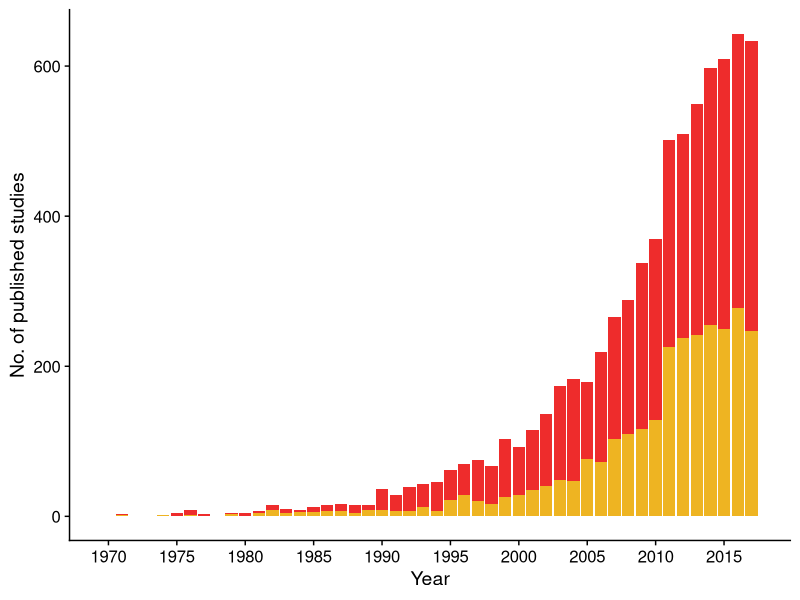

Write R code to recreate this figure. (Note: this script raises an error after producing the figure.)
library(tidyverse)
library(readxl)

dt <- read_excel("input/ch_intro/physiol_count.xlsx", skip = 2) %>%
  select(-4) %>%
  # gather(type,count, total:phys) %>%
  print


# pcounts_plot <- ggplot(dt) +
#   geom_bar(aes(year, count, fill = type), stat = "identity") +
#   scale_x_continuous(breaks = scales::pretty_breaks(n = 10)) +
#   xlab("Year") +
#   ylab("No. of published studies") +
#   cowplot::theme_cowplot() +
#   scale_fill_brewer(palette = "Accent") +
#   theme(legend.position = "none") +
#   geom_blank()

pcounts_plot <- ggplot(dt) +
  geom_bar(aes(year, total), stat = "identity", fill = "firebrick2") +
  geom_bar(aes(year, phys), stat = "identity", fill = "goldenrod2") +
  # geom_bar(aes(year, total), stat = "identity", fill = "black") +
  # geom_bar(aes(year, phys), stat = "identity", fill = "grey") +
  scale_x_continuous(breaks = scales::pretty_breaks(n = 10)) +
  xlab("Year") +
  ylab("No. of published studies") +
  cowplot::theme_cowplot() +
  geom_blank()

pcounts_plot 

cowplot::save_plot(
  "figs/ch_intro/pcount.png", pcounts_plot,
  base_height = 8, base_width = 8
)
 
